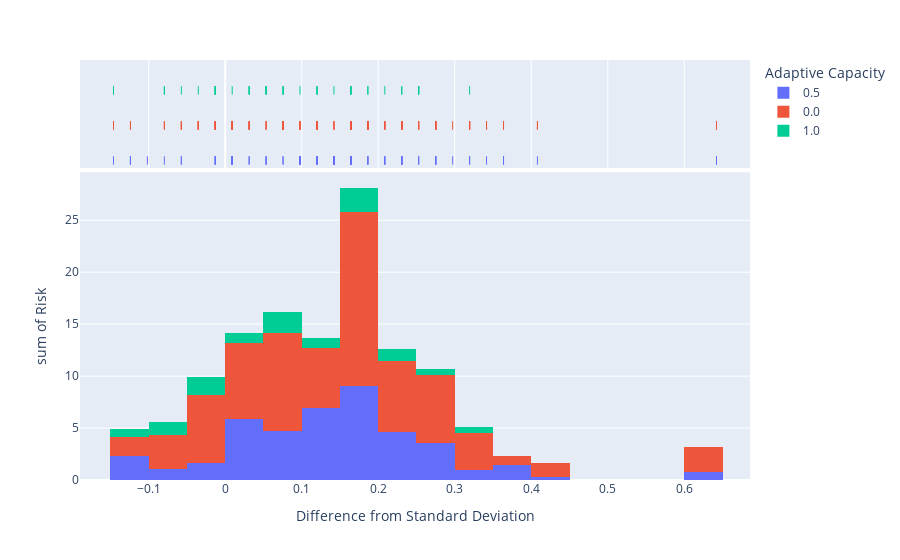

Notebook cell for this chart:
### Code cell
fig = px.histogram(data, x="Difference from Standard Deviation", y="Risk", marginal="rug",color ="Adaptive Capacity")
fig.show()

### Figure 1 — Plotly figure (JSON) as saved in the notebook; plotly's stock layout.template omitted (floating-point values rounded to 4 significant figures; data arrays with more than 128 entries replaced by an {"elided": "..."} marker saying what was removed)
{"data": [{"alignmentgroup": "True", "bingroup": "x", "histfunc": "sum", "hovertemplate": "Adaptive Capacity=0.5<br>Difference from Standard Deviation=%{x}<br>sum of Risk=%{y}<extra></extra>", "legendgroup": "0.5", "marker": {"color": "#636efa"}, "name": "0.5", "offsetgroup": "0.5", "orientation": "v", "showlegend": true, "type": "histogram", "x": [0.009142, 0.2529, 0.6421, 0.09779, -0.1238, -0.1017, 0.2308, 0.2751, -0.1238, 0.1643, -0.01302, 0.2086, 0.1864, 0.3637, 0.1643, 0.1421, 0.3637, 0.12, 0.2973, 0.0313, 0.2086, 0.1421, 0.2308, 0.1643, 0.009142, 0.1643, 0.3194, 0.1864, 0.1864, 0.3637, 0.12, 0.12, 0.05347, 0.2751, 0.009142, 0.3416, 0.3194, 0.1421, -0.01302, 0.1643, 0.009142, 0.2086, -0.1238, -0.07951, 0.2308, 0.1643, 0.1643, 0.009142, 0.09779, 0.1643, 0.009142, 0.2751, -0.1238, 0.1421, 0.0313, 0.2529, 0.09779, 0.1421, 0.2751, 0.4081, 0.12, 0.009142, 0.2308, 0.12, 0.1643, 0.1643, -0.01302, 0.1643, -0.05735, 0.09779, 0.09779, 0.1421, 0.05347, 0.009142, 0.2751, 0.2751, 0.12, 0.1643, 0.1643, 0.009142, 0.009142, 0.6421, 0.1421, -0.05735, 0.2308, 0.2308, 0.09779, 0.2308, -0.01302, 0.1421, 0.05347, 0.09779, 0.1421, 0.1643, 0.1421, 0.009142, -0.146, 0.1421, 0.07563, 0.1643, 0.07563], "xaxis": "x", "y": [0.2743, 0.6392, 0.2159, 0.3701, 0.4244, 0.3873, 0.3332, 0.4686, 0.4826, 0.7303, 0.3286, 0.6768, 0.3827, 0.3223, 0.4235, 0.1943, 0.7279, 0.311, 0.1746, 0.3853, 0.3769, 0.4521, 0.6381, 0.7244, 0.2851, 0.2725, 0.2897, 0.7553, 0.3332, 0.3763, 0.5269, 0.3282, 0.3766, 0.3319, 0.4015, 0.4531, 0.2555, 0.7164, 0.4379, 0.5943, 0.5033, 0.4141, 0.2664, 0.2977, 0.2846, 0.4316, 0.2712, 0.2719, 0.3063, 0.6811, 0.6312, 0.3669, 0.4007, 0.3371, 0.2903, 0.3086, 0.3639, 0.3483, 0.4294, 0.3069, 0.2703, 0.6669, 0.5683, 0.3055, 0.2491, 0.5317, 0.4612, 0.6839, 0.3871, 0.3395, 0.3568, 0.4774, 0.3222, 0.4137, 0.3863, 0.4075, 0.3224, 0.6654, 0.5894, 0.744, 0.5899, 0.6, 0.6824, 0.4058, 0.3279, 0.6096, 0.3108, 0.3496, 0.3685, 0.4388, 0.7344, 0.5751, 0.3805, 0.4092, 0.4009, 0.4585, 0.3546, 0.4394, 0.2535, 0.3113, 0.3931], "yaxis": "y"}, {"alignmentgroup": "True", "boxpoints": "all", "fillcolor": "rgba(255,255,255,0)", "hoveron": "points", "hovertemplate": "Adaptive Capacity=0.5<br>Difference from Standard Deviation=%{x}<extra></extra>", "jitter": 0, "legendgroup": "0.5", "line": {"color": "rgba(255,255,255,0)"}, "marker": {"color": "#636efa", "symbol": "line-ns-open"}, "name": "0.5", "offsetgroup": "0.5", "showlegend": false, "type": "box", "x": [0.009142, 0.2529, 0.6421, 0.09779, -0.1238, -0.1017, 0.2308, 0.2751, -0.1238, 0.1643, -0.01302, 0.2086, 0.1864, 0.3637, 0.1643, 0.1421, 0.3637, 0.12, 0.2973, 0.0313, 0.2086, 0.1421, 0.2308, 0.1643, 0.009142, 0.1643, 0.3194, 0.1864, 0.1864, 0.3637, 0.12, 0.12, 0.05347, 0.2751, 0.009142, 0.3416, 0.3194, 0.1421, -0.01302, 0.1643, 0.009142, 0.2086, -0.1238, -0.07951, 0.2308, 0.1643, 0.1643, 0.009142, 0.09779, 0.1643, 0.009142, 0.2751, -0.1238, 0.1421, 0.0313, 0.2529, 0.09779, 0.1421, 0.2751, 0.4081, 0.12, 0.009142, 0.2308, 0.12, 0.1643, 0.1643, -0.01302, 0.1643, -0.05735, 0.09779, 0.09779, 0.1421, 0.05347, 0.009142, 0.2751, 0.2751, 0.12, 0.1643, 0.1643, 0.009142, 0.009142, 0.6421, 0.1421, -0.05735, 0.2308, 0.2308, 0.09779, 0.2308, -0.01302, 0.1421, 0.05347, 0.09779, 0.1421, 0.1643, 0.1421, 0.009142, -0.146, 0.1421, 0.07563, 0.1643, 0.07563], "xaxis": "x2", "yaxis": "y2"}, {"alignmentgroup": "True", "bingroup": "x", "histfunc": "sum", "hovertemplate": "Adaptive Capacity=0.0<br>Difference from Standard Deviation=%{x}<br>sum of Risk=%{y}<extra></extra>", "legendgroup": "0.0", "marker": {"color": "#EF553B"}, "name": "0.0", "offsetgroup": "0.0", "orientation": "v", "showlegend": true, "type": "histogram", "x": {"elided": "137 float values"}, "xaxis": "x", "y": {"elided": "137 float values"}, "yaxis": "y"}, {"alignmentgroup": "True", "boxpoints": "all", "fillcolor": "rgba(255,255,255,0)", "hoveron": "points", "hovertemplate": "Adaptive Capacity=0.0<br>Difference from Standard Deviation=%{x}<extra></extra>", "jitter": 0, "legendgroup": "0.0", "line": {"color": "rgba(255,255,255,0)"}, "marker": {"color": "#EF553B", "symbol": "line-ns-open"}, "name": "0.0", "offsetgroup": "0.0", "showlegend": false, "type": "box", "x": {"elided": "137 float values"}, "xaxis": "x2", "yaxis": "y2"}, {"alignmentgroup": "True", "bingroup": "x", "histfunc": "sum", "hovertemplate": "Adaptive Capacity=1.0<br>Difference from Standard Deviation=%{x}<br>sum of Risk=%{y}<extra></extra>", "legendgroup": "1.0", "marker": {"color": "#00cc96"}, "name": "1.0", "offsetgroup": "1.0", "orientation": "v", "showlegend": true, "type": "histogram", "x": [0.2529, -0.146, 0.2308, 0.2529, 0.0313, -0.07951, 0.2529, 0.009142, 0.05347, 0.1643, 0.07563, 0.0313, -0.01302, -0.01302, 0.07563, 0.1421, -0.01302, 0.1864, 0.05347, 0.05347, 0.1864, -0.03519, 0.12, -0.01302, 0.2086, 0.3194, 0.1643, -0.07951, 0.05347, 0.12, -0.146, 0.1643, 0.2308, -0.05735, -0.01302, 0.0313, 0.07563, 0.1643, 0.09779, 0.12], "xaxis": "x", "y": [0.2379, 0.4987, 0.289, 0.2103, 0.3081, 0.1962, 0.1141, 0.2218, 0.2524, 0.3348, 0.2081, 0.218, 0.3829, 0.1948, 0.2364, 0.4711, 0.1871, 0.4669, 0.3213, 0.1935, 0.4789, 0.2971, 0.1158, 0.2881, 0.5489, 0.4919, 0.5773, 0.526, 0.3367, 0.1572, 0.2439, 0.1984, 0.2864, 0.5603, 0.4319, 0.2013, 0.2597, 0.2816, 0.2025, 0.2211], "yaxis": "y"}, {"alignmentgroup": "True", "boxpoints": "all", "fillcolor": "rgba(255,255,255,0)", "hoveron": "points", "hovertemplate": "Adaptive Capacity=1.0<br>Difference from Standard Deviation=%{x}<extra></extra>", "jitter": 0, "legendgroup": "1.0", "line": {"color": "rgba(255,255,255,0)"}, "marker": {"color": "#00cc96", "symbol": "line-ns-open"}, "name": "1.0", "offsetgroup": "1.0", "showlegend": false, "type": "box", "x": [0.2529, -0.146, 0.2308, 0.2529, 0.0313, -0.07951, 0.2529, 0.009142, 0.05347, 0.1643, 0.07563, 0.0313, -0.01302, -0.01302, 0.07563, 0.1421, -0.01302, 0.1864, 0.05347, 0.05347, 0.1864, -0.03519, 0.12, -0.01302, 0.2086, 0.3194, 0.1643, -0.07951, 0.05347, 0.12, -0.146, 0.1643, 0.2308, -0.05735, -0.01302, 0.0313, 0.07563, 0.1643, 0.09779, 0.12], "xaxis": "x2", "yaxis": "y2"}], "layout": {"barmode": "relative", "legend": {"title": {"text": "Adaptive Capacity"}, "tracegroupgap": 0}, "margin": {"t": 60}, "xaxis": {"anchor": "y", "domain": [0, 1], "title": {"text": "Difference from Standard Deviation"}}, "xaxis2": {"anchor": "y2", "domain": [0, 1], "matches": "x", "showgrid": true, "showticklabels": false}, "yaxis": {"anchor": "x", "domain": [0, 0.7326], "title": {"text": "sum of Risk"}}, "yaxis2": {"anchor": "x2", "domain": [0.7426, 1], "matches": "y2", "showgrid": false, "showline": false, "showticklabels": false, "ticks": ""}}}
